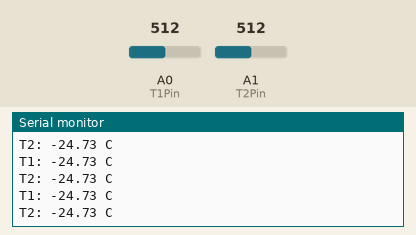
Bench run of a sketch on a simulated Arduino Uno, built with avr-gcc and run on an emulated ATmega328P. On the bench: the last lines printed to the serial monitor. The test bench sets the inputs (shaded band); at power-on: A0 (T1Pin) = 512, A1 (T2Pin) = 512.

Above: at 1.3 s.
1.4 s: A0 (T1Pin) set to 716
At 1.82 s:
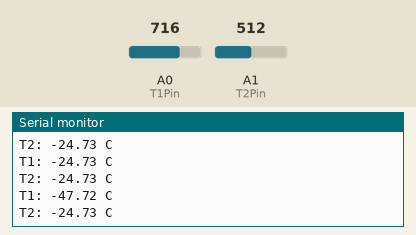
2.9 s: A1 (T2Pin) set to 716
At 3.32 s:
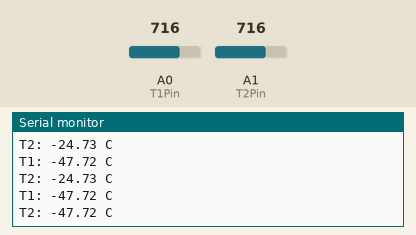
4.4 s: A0 (T1Pin) set to 900
At 4.83 s:
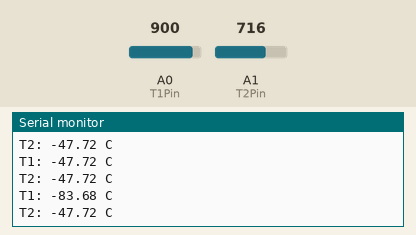
5.9 s: A1 (T2Pin) set to 900
At 6.33 s:
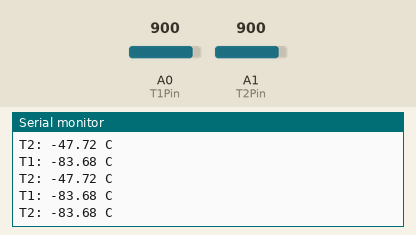
Timing chart, 0 to 8.4 s (numbered marks = the images above; inputs shaded):
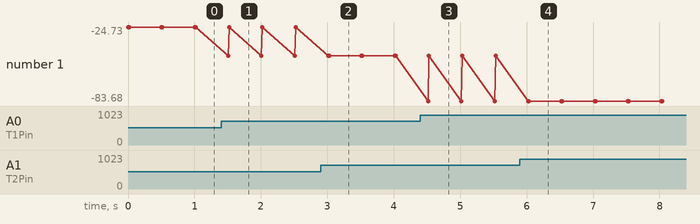

Measured:
- after the input at 1.4 s, the serial monitor: prints a new line after 0.11 s (image 1)
- after the input at 2.9 s, the serial monitor: prints a new line after 0.13 s (image 2)
- after the input at 4.4 s, the serial monitor: prints a new line after 0.12 s (image 3)
- after the input at 5.9 s, the serial monitor: prints a new line after 0.14 s (image 4)

The sketch:

1_Temp.ino
```cpp
int T1Pin = A0;
int T2Pin = A1;
int V1, V2;
float R1 = 10000;
float R2 = 10000;
float logR2_T1, R2_T1, T1, Tc1;
float logR2_T2, R2_T2, T2, Tc2;
float c1 = 1.009249522e-03, c2 = 2.378405444e-04, c3 = 2.019202697e-07;

void setup() {
  Serial.begin(9600);
}

void loop() {

  //Reading Thermistor 1
  V1 = analogRead(T1Pin);
  R2_T1 = R1 * (1023.0 / (float)V1 - 1.0);
  logR2_T1 = log(R2_T1);
  T1 = (1.0 / (c1 + c2*logR2_T1 + c3*logR2_T1*logR2_T1*logR2_T1));
  Tc1 = T1 - 273.15;

  //Reading Thermistor 2
  V2 = analogRead(T2Pin);
  R2_T2 = R2 * (1023.0 / (float)V2 - 1.0);
  logR2_T2 = log(R2_T2);
  T2 = (1.0 / (c1 + c2*logR2_T2 + c3*logR2_T2*logR2_T2*logR2_T2));
  Tc2 = T2 - 273.15;

  Serial.print("T1: ");
  Serial.print(-Tc1);
  Serial.println(" C");

  Serial.print("T2: ");
  Serial.print(-Tc2);
  Serial.println(" C");

  delay(500);
}
```
